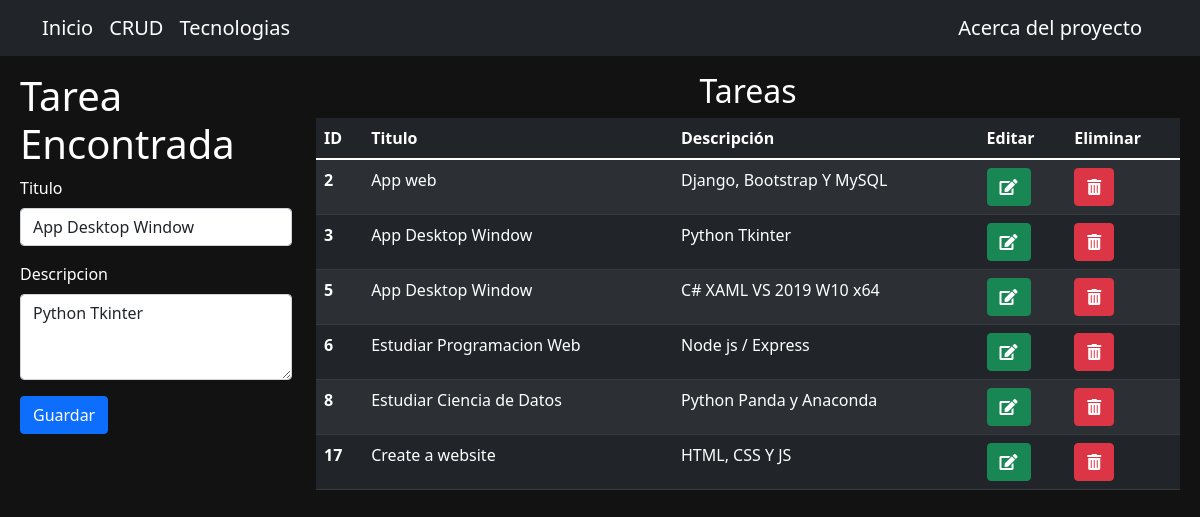
Page /crud/3 on the committed database.
### crear/models.py (models this page shows)
class usuarios(models.Model):
    titulo = models.CharField(max_length=30)
    descripcion = models.CharField(max_length=100)

### crear/views.py (the view)
# urls.py: path('crud/<int:id>', edit, name="edit"),
def edit(request, id):
    try:
        task = tarea(id)
        return render(request, 'crear/crud.html', {"task": task, "registros": registros()})
    except:
        return render(request, 'crear/404.html', {"id": id})

### templates/crear/crud.html (shortened to what this page needs)
{% extends 'layout.html' %}
{% block content %}
    <div class="row p-2 mt-5">
        <div class="col-md-3 mt-3">
            <div class="text-white">
                {% if task %}
                    <h1>Tarea Encontrada</h1>
                    <form action="{% url 'crear:update' task.id %}" method="post"> {% csrf_token %}
                {% else %}
                    <h1>Crear Tarea</h1>
                    <form action="{% url 'crear:read_insert' %}" method="post"> {% csrf_token %}
                {% endif %}
                        <div class="mb-3">
                            <label for="exampleFormControlInput1" class="form-label">Titulo</label>
                            <input name="title" value="{{task.titulo}}" type="text" class="form-control" id="exampleFormControlInput1" placeholder="..." required>
                        </div>
                        <div class="mb-3">
                            <label for="exampleFormControlTextarea1" class="form-label">Descripcion</label>
                                <textarea name="description" class="form-control" id="exampleFormControlTextarea1" rows="3" required>{{task.descripcion}}</textarea>
                            </div>
                        <input type="submit" value="Guardar" class="btn btn-primary">
                    </form>
            </div>
        </div>
        <div class="col-md-9 mt-3">
            <div class="text-white">
                <h2 class="text-center">Tareas</h2>
                {% include 'partials/_table.html' %}
            </div>
        </div>
    </div>
{% endblock %}

### templates/partials/_table.html
<table class="table table-dark table-striped">
    <thead>
      <tr>
        <th scope="col">ID</th>
        <th scope="col">Titulo</th>
        <th scope="col">Descripción</th>
        <th scope="col">Editar</th>
        <th scope="col">Eliminar</th>
      </tr>
    </thead>
    <tbody>
        {% for registro in registros %}
            <tr>
                <th scope="row">{{registro.id}}</th>
                <td>{{registro.titulo}}</td>
                <td>{{registro.descripcion}}</td>
                <td><a href="{% url 'crear:edit' registro.id %}" class="btn btn-success"><i class="fas fa-edit"></i></a></td>
                <td><a href="{% url 'crear:deleted' registro.id %}" class="btn btn-danger"><i class="fas fa-trash-alt"></i></a></td>
            </tr>
        {% endfor %}
    </tbody>
  </table>

### static/css/style.css (style rules this page uses)
body { background-color: #121212; }

### rows in the picture
usuarios: title "App Desktop Window", description "Python Tkinter", id "3", titulo "App Desktop Window", descripcion "Python Tkinter"
usuarios: id "2", titulo "App web", descripcion "Django, Bootstrap Y MySQL"
usuarios: id "5", titulo "App Desktop Window", descripcion "C# XAML VS 2019 W10 x64"
usuarios: id "6", titulo "Estudiar Programacion Web", descripcion "Node js / Express"
usuarios: id "8", titulo "Estudiar Ciencia de Datos", descripcion "Python Panda y Anaconda"
usuarios: id "17", titulo "Create a website", descripcion "HTML, CSS Y JS"
